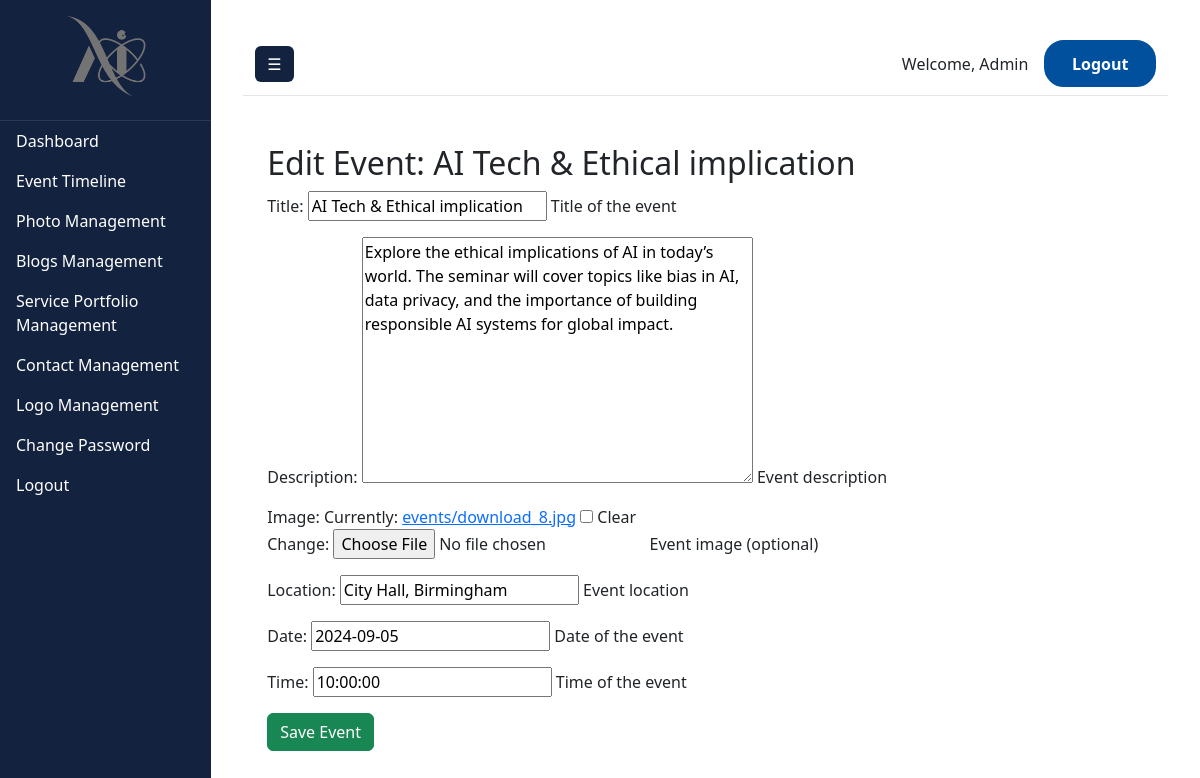
The page /events/edit/2/ on the database its author committed.
### admin_dashboard/models.py (models this page shows, shortened)
class SiteSettings(models.Model):
    logo = models.ImageField(upload_to='logos/', blank=True, null=True, help_text="Upload the site logo")
    updated_at = models.DateTimeField(auto_now=True)

class Event(models.Model):
    title = models.CharField(max_length=200, help_text="Title of the event")
    description = models.TextField(help_text="Event description")
    image = models.ImageField(upload_to='events/', blank=True, null=True, help_text="Event image (optional)")
    location = models.CharField(max_length=200, help_text="Event location", default="Unknown Location")
    date = models.DateField(help_text="Date of the event")
    time = models.TimeField(help_text="Time of the event", default=time(12, 0))  # Default time set to 12:00 PM
    created_at = models.DateTimeField(auto_now_add=True)

### admin_dashboard/views.py (the view)
# urls.py: path('events/edit/<int:pk>/', views.edit_event, name='edit_event'),
def edit_event(request, pk):
    event = get_object_or_404(Event, pk=pk)
    if request.method == 'POST':
        form = EventForm(request.POST, request.FILES, instance=event)
        if form.is_valid():
            form.save()
            messages.success(request, "Event updated successfully!")
            return redirect('admin_event')
    else:
        form = EventForm(instance=event)
    return render(request, 'dashboard/edit_event.html', {'form': form, 'event': event})

### admin_dashboard/forms.py
class EventForm(forms.ModelForm):
    class Meta:
        model = Event
        fields = ['title', 'description', 'image', 'location', 'date', 'time']

### admin_dashboard/context_processors.py (called while the page is built)
def site_settings(request):
    site_settings = SiteSettings.objects.first()
    return {'site_settings': site_settings}

### admin_dashboard/templates/dashboard/edit_event.html (shortened to what this page needs)
{% extends "dashboard/base.html" %}
{% block content %}
<div class="container my-5">
    <h2>
        {% if event %}
            Edit Event: {{ event.title }}
        {% else %}
            Add New Event
        {% endif %}
    </h2>
    <form method="post" enctype="multipart/form-data">
        {{ form.as_p }}
        <button type="submit" class="btn btn-success">Save Event</button>
    </form>
</div>
{% endblock %}

### admin_dashboard/templates/dashboard/base.html (shortened to what this page needs)
<!DOCTYPE html>
<html lang="en">
<head>
    {% load static %}
    <link href="https://cdn.jsdelivr.net/npm/bootstrap@5.3.0-alpha1/dist/css/bootstrap.min.css" rel="stylesheet">
</head>
<body>
    <div class="d-flex" id="wrapper">
        <div id="sidebar-wrapper">
            <div class="sidebar-heading">
                {% if site_settings and site_settings.logo %}
                    <img src="{{ site_settings.logo.url }}" alt="Admin Logo" class="admin-logo">
                {% else %}
                    <h4>AI Solutions</h4>
                {% endif %}
            </div>
            <div class="list-group list-group-flush">
                <a href="{% url 'admin_dashboard' %}" class="list-group-item list-group-item-action">Dashboard</a>
                <a href="{% url 'admin_event' %}" class="list-group-item list-group-item-action">Event Timeline</a>
                <a href="{% url 'admin_gallery' %}" class="list-group-item list-group-item-action">Photo Management</a>
                <a href="{% url 'admin_blog' %}" class="list-group-item list-group-item-action">Blogs Management</a>
                <a href="{% url 'manage_services' %}" class="list-group-item list-group-item-action">Service Portfolio Management</a>
                <a href="{% url 'manage_contacts' %}" class="list-group-item list-group-item-action">Contact Management</a>
                <a href="{% url 'manage_logo' %}" class="list-group-item list-group-item-action"> Logo Management</a>
                <a href="{% url 'change_password' %}" class="list-group-item list-group-item-action">Change Password</a>
                <a href="{% url 'logout' %}" class="list-group-item list-group-item-action">Logout</a>
            </div>
        </div>
        <div id="page-content-wrapper" class="w-100">
            <nav class="navbar navbar-expand-lg navbar-light">
                <div class="container-fluid">
                    <button class="btn btn-dark" id="menu-toggle">☰</button>
                    <div class="d-flex align-items-center">
                        <span class="me-3">Welcome, Admin</span>
                        <a href="{% url 'logout' %}" class="btn btn-outline-danger">Logout</a>
                    </div>
                </div>
            </nav>
            <div class="container-fluid mt-4">
                {% block content %}
                {% endblock %}
            </div>
        </div>
    </div>
</body>
</html>

### admin_dashboard/templates/dashboard/base.html (style rules this page uses)
#sidebar-wrapper { background-color: #13223f; color: white; min-height: 100vh; }
#sidebar-wrapper .sidebar-heading { font-size: 1.5rem; text-align: center; padding: 1rem; border-bottom: 1px solid rgba(255, 255, 255, 0.1); }
#sidebar-wrapper .list-group-item { color: white; background: none; border: none; transition: background 0.3s ease, color 0.3s ease; }
#page-content-wrapper { background-color: white; padding: 2rem; }
.navbar { background-color: white; border-bottom: 1px solid rgba(0, 0, 0, 0.1); }
.navbar .btn-dark { background-color: #13223f; color: white; border: none; }
.navbar .btn-outline-danger { background: #00509E; color: #FFFFFF; padding: 0.6rem 1.6rem; border-radius: 20px; font-weight: bold; text-decoration: none; border: 2px solid #00509E; transition: all 0.3s; }
.admin-logo { max-width: 150px; margin: 0 auto 0.5rem; display: block; height: 80px; }

### rows shown on the page
SiteSettings: logo (picture)
Event: title "AI Tech & Ethical implication", description "Explore the ethical implications of AI in today’s world. The seminar will cover topics like bias in AI, data privacy, and the importance of building responsible AI systems for global impact.", location "City Hall, Birmingham", date "2024-09-05", time "10:00:00"
